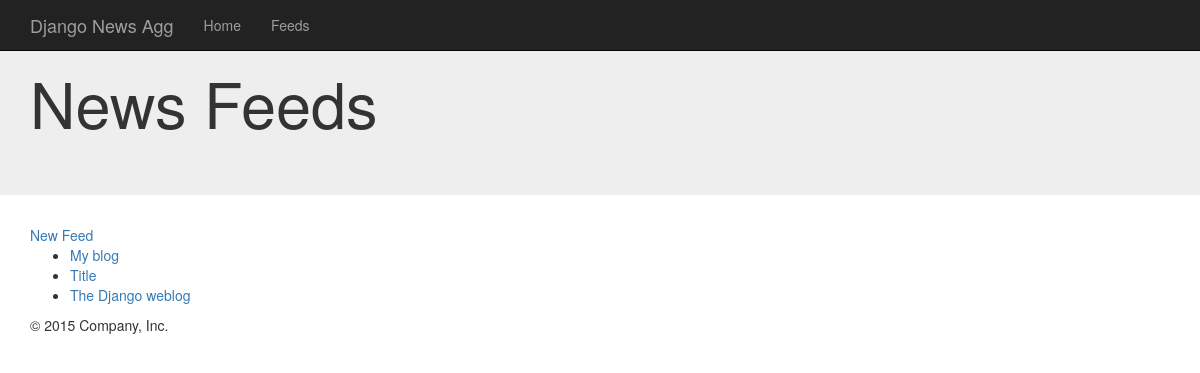
/news/feeds/, run on the app's committed database.
### news/models.py (models this page shows, shortened)
class Feed(models.Model):
	title = models.CharField(max_length=200)
	url = models.URLField(unique=True)
	is_active = models.BooleanField(default=False)

### news/views.py (the view)
def feeds_list(request):
	feeds = Feed.objects.all()
	return render(request, 'news/feeds_list.html', {'feeds': feeds})

### news/templates/news/feeds_list.html
    {% extends 'news/base.html' %}
    {% block content %}
    <div class="jumbotron">
      <div class="container">
        <h1>News Feeds</h1>
      </div>
    </div>
    <div class="container">
      <a href="{% url 'feed_new' %}" class="button">New Feed</a>
      <ul>
        {% for feed in feeds %}
          <li><a href="{{ feed.url }}">{{ feed.title }}</a></li>
        {% endfor %}
      </ul>
      <footer>
        <p>&copy; 2015 Company, Inc.</p>
      </footer>
    </div>
    {% endblock %}

### data on the page
Feed: title "My blog"
Feed: title "Title"
Feed: title "The Django weblog"
